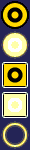
#> input picture emulator/cube51/assets/gem-src/01_gem00.png, 30 x 150 px; its folder holds 4 pictures in this run
$ python gem-tiler.py
#> lines starting #> are read from the running program, lines starting #| are printed output that depends on the picture; pictures that were not available may be replaced by others from this repository, and a replacement may not be noted
#!/usr/bin/env python
#
# The original gems are strips of 30x30 sprites. Pad to 32x32, and
# arrange each gem as a consecutive grouping of 4 tiles.
#

import Image

gems = [Image.open("01_gem%02d.png" % i).convert("RGB") for i in range(8)]
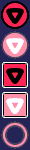
#> input picture emulator/cube51/assets/gem-src/01_gem01.png, 30 x 150 px
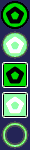
#> input picture emulator/cube51/assets/gem-src/01_gem03.png, 30 x 150 px
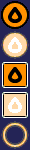
#> input picture emulator/cube51/assets/gem-src/01_gem05.png, 30 x 150 px
#> (the run stopped early here; a loop or call above may not have finished)
